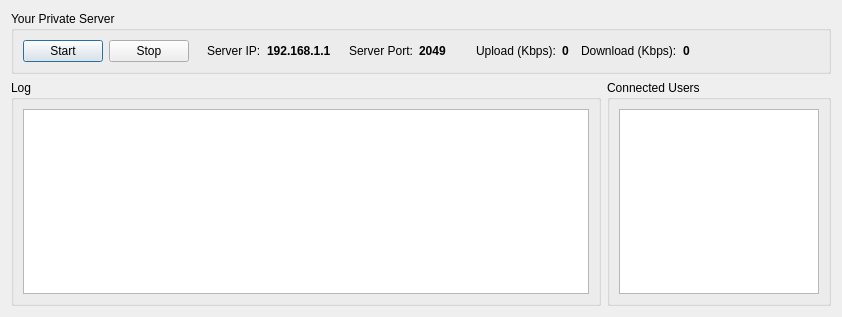
<?xml version="1.0" encoding="UTF-8"?>
<ui version="4.0">
 <class>PrivateServerWindow</class>
 <widget class="QDialog" name="PrivateServerWindow">
  <property name="geometry">
   <rect>
    <x>0</x>
    <y>0</y>
    <width>842</width>
    <height>317</height>
   </rect>
  </property>
  <property name="windowTitle">
   <string>Hosting Ninjam Private Server</string>
  </property>
  <layout class="QVBoxLayout" name="verticalLayout">
   <item>
    <widget class="QGroupBox" name="groupBoxYourServer">
     <property name="title">
      <string>Your Private Server</string>
     </property>
     <layout class="QHBoxLayout" name="horizontalLayout">
      <item alignment="Qt::AlignLeft">
       <widget class="QPushButton" name="pushButtonStart">
        <property name="sizePolicy">
         <sizepolicy hsizetype="Maximum" vsizetype="Fixed">
          <horstretch>0</horstretch>
          <verstretch>0</verstretch>
         </sizepolicy>
        </property>
        <property name="accessibleDescription">
         <string>Start hosting your private server</string>
        </property>
        <property name="text">
         <string>Start</string>
        </property>
       </widget>
      </item>
      <item alignment="Qt::AlignLeft">
       <widget class="QPushButton" name="pushButtonStop">
        <property name="sizePolicy">
         <sizepolicy hsizetype="Maximum" vsizetype="Fixed">
          <horstretch>0</horstretch>
          <verstretch>0</verstretch>
         </sizepolicy>
        </property>
        <property name="accessibleDescription">
         <string>Stop hosting your private server</string>
        </property>
        <property name="text">
         <string>Stop</string>
        </property>
       </widget>
      </item>
      <item>
       <spacer name="horizontalSpacer_2">
        <property name="orientation">
         <enum>Qt::Horizontal</enum>
        </property>
        <property name="sizeType">
         <enum>QSizePolicy::Maximum</enum>
        </property>
        <property name="sizeHint" stdset="0">
         <size>
          <width>12</width>
          <height>0</height>
         </size>
        </property>
       </spacer>
      </item>
      <item>
       <widget class="QLabel" name="labelIP">
        <property name="sizePolicy">
         <sizepolicy hsizetype="Maximum" vsizetype="Preferred">
          <horstretch>0</horstretch>
          <verstretch>0</verstretch>
         </sizepolicy>
        </property>
        <property name="text">
         <string>Server IP:</string>
        </property>
       </widget>
      </item>
      <item>
       <widget class="QLabel" name="labelIPValue">
        <property name="font">
         <font>
          <weight>75</weight>
          <bold>true</bold>
         </font>
        </property>
        <property name="accessibleDescription">
         <string>You server IP</string>
        </property>
        <property name="text">
         <string notr="true">192.168.1.1</string>
        </property>
        <property name="textInteractionFlags">
         <set>Qt::TextEditorInteraction</set>
        </property>
       </widget>
      </item>
      <item>
       <spacer name="horizontalSpacer">
        <property name="orientation">
         <enum>Qt::Horizontal</enum>
        </property>
        <property name="sizeType">
         <enum>QSizePolicy::Maximum</enum>
        </property>
        <property name="sizeHint" stdset="0">
         <size>
          <width>12</width>
          <height>0</height>
         </size>
        </property>
       </spacer>
      </item>
      <item>
       <widget class="QLabel" name="labelPort">
        <property name="sizePolicy">
         <sizepolicy hsizetype="Maximum" vsizetype="Preferred">
          <horstretch>0</horstretch>
          <verstretch>0</verstretch>
         </sizepolicy>
        </property>
        <property name="text">
         <string>Server Port:</string>
        </property>
       </widget>
      </item>
      <item>
       <widget class="QLabel" name="labelPortValue">
        <property name="font">
         <font>
          <weight>75</weight>
          <bold>true</bold>
         </font>
        </property>
        <property name="accessibleDescription">
         <string>Your server port</string>
        </property>
        <property name="text">
         <string notr="true">2049</string>
        </property>
        <property name="textInteractionFlags">
         <set>Qt::LinksAccessibleByMouse|Qt::TextEditable|Qt::TextEditorInteraction|Qt::TextSelectableByKeyboard|Qt::TextSelectableByMouse</set>
        </property>
       </widget>
      </item>
      <item>
       <spacer name="horizontalSpacer_4">
        <property name="orientation">
         <enum>Qt::Horizontal</enum>
        </property>
        <property name="sizeType">
         <enum>QSizePolicy::Maximum</enum>
        </property>
        <property name="sizeHint" stdset="0">
         <size>
          <width>24</width>
          <height>20</height>
         </size>
        </property>
       </spacer>
      </item>
      <item>
       <widget class="QLabel" name="labelUpload">
        <property name="text">
         <string>Upload (Kbps):</string>
        </property>
       </widget>
      </item>
      <item>
       <widget class="QLabel" name="labelUploadValue">
        <property name="font">
         <font>
          <weight>75</weight>
          <bold>true</bold>
         </font>
        </property>
        <property name="accessibleDescription">
         <string>Upload</string>
        </property>
        <property name="text">
         <string notr="true">0</string>
        </property>
       </widget>
      </item>
      <item>
       <spacer name="horizontalSpacer_5">
        <property name="orientation">
         <enum>Qt::Horizontal</enum>
        </property>
        <property name="sizeType">
         <enum>QSizePolicy::Maximum</enum>
        </property>
        <property name="sizeHint" stdset="0">
         <size>
          <width>6</width>
          <height>20</height>
         </size>
        </property>
       </spacer>
      </item>
      <item>
       <widget class="QLabel" name="labelDownload">
        <property name="text">
         <string>Download (Kbps):</string>
        </property>
       </widget>
      </item>
      <item>
       <widget class="QLabel" name="labelDownloadValue">
        <property name="font">
         <font>
          <weight>75</weight>
          <bold>true</bold>
         </font>
        </property>
        <property name="accessibleDescription">
         <string>Download</string>
        </property>
        <property name="text">
         <string notr="true">0</string>
        </property>
       </widget>
      </item>
      <item>
       <spacer name="horizontalSpacer_3">
        <property name="orientation">
         <enum>Qt::Horizontal</enum>
        </property>
        <property name="sizeHint" stdset="0">
         <size>
          <width>0</width>
          <height>0</height>
         </size>
        </property>
       </spacer>
      </item>
     </layout>
    </widget>
   </item>
   <item>
    <layout class="QHBoxLayout" name="horizontalLayout_2">
     <item>
      <widget class="QGroupBox" name="groupBox">
       <property name="sizePolicy">
        <sizepolicy hsizetype="Preferred" vsizetype="Preferred">
         <horstretch>1</horstretch>
         <verstretch>0</verstretch>
        </sizepolicy>
       </property>
       <property name="title">
        <string>Log</string>
       </property>
       <layout class="QHBoxLayout" name="horizontalLayout_3">
        <item>
         <widget class="QTextBrowser" name="textBrowser">
          <property name="sizePolicy">
           <sizepolicy hsizetype="Expanding" vsizetype="Expanding">
            <horstretch>1</horstretch>
            <verstretch>0</verstretch>
           </sizepolicy>
          </property>
          <property name="accessibleDescription">
           <string>Your private server log</string>
          </property>
          <property name="horizontalScrollBarPolicy">
           <enum>Qt::ScrollBarAlwaysOff</enum>
          </property>
         </widget>
        </item>
       </layout>
      </widget>
     </item>
     <item>
      <widget class="QGroupBox" name="groupBox_2">
       <property name="sizePolicy">
        <sizepolicy hsizetype="Maximum" vsizetype="Preferred">
         <horstretch>0</horstretch>
         <verstretch>0</verstretch>
        </sizepolicy>
       </property>
       <property name="title">
        <string>Connected Users</string>
       </property>
       <layout class="QVBoxLayout" name="verticalLayout_2">
        <item>
         <widget class="QListWidget" name="listWidget">
          <property name="sizePolicy">
           <sizepolicy hsizetype="Maximum" vsizetype="Expanding">
            <horstretch>0</horstretch>
            <verstretch>0</verstretch>
           </sizepolicy>
          </property>
          <property name="maximumSize">
           <size>
            <width>200</width>
            <height>16777215</height>
           </size>
          </property>
          <property name="accessibleName">
           <string>Connected users list</string>
          </property>
         </widget>
        </item>
       </layout>
      </widget>
     </item>
    </layout>
   </item>
  </layout>
 </widget>
 <resources/>
 <connections/>
</ui>
